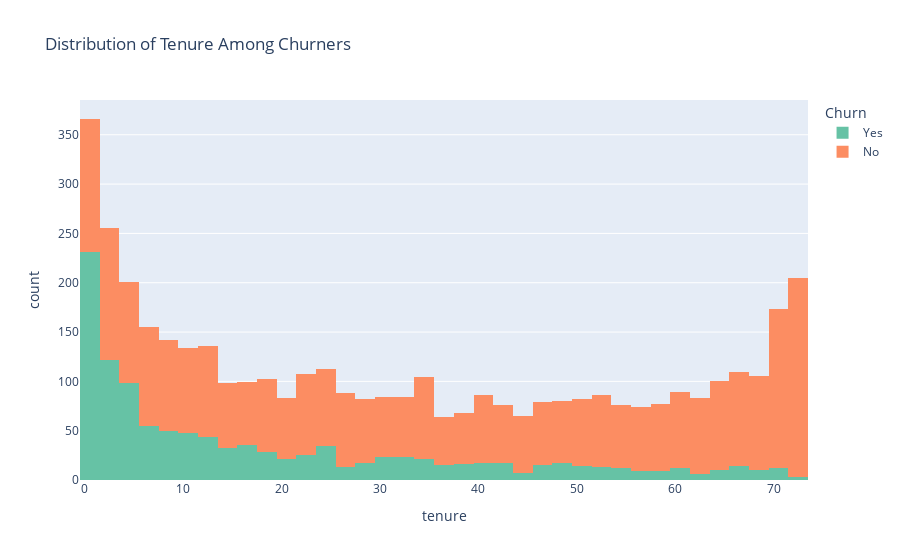

Notebook code cell kept with this figure:
### Code cell
fig = px.histogram(training_set, x="tenure", color="Churn",
                   hover_data=training_set.columns,
                   title= "Distribution of Tenure Among Churners",
                   color_discrete_sequence=px.colors.qualitative.Set2
                   )

fig.show()

### Figure 1 — Plotly figure (JSON) as saved in the notebook; plotly's stock layout.template omitted (floating-point values rounded to 4 significant figures; data arrays with more than 128 entries replaced by an {"elided": "..."} marker saying what was removed)
{"data": [{"alignmentgroup": "True", "bingroup": "x", "hovertemplate": "Churn=Yes<br>tenure=%{x}<br>count=%{y}<extra></extra>", "legendgroup": "Yes", "marker": {"color": "rgb(102,194,165)"}, "name": "Yes", "offsetgroup": "Yes", "orientation": "v", "showlegend": true, "type": "histogram", "x": {"elided": "1148 int values"}, "xaxis": "x", "yaxis": "y"}, {"alignmentgroup": "True", "bingroup": "x", "hovertemplate": "Churn=No<br>tenure=%{x}<br>count=%{y}<extra></extra>", "legendgroup": "No", "marker": {"color": "rgb(252,141,98)"}, "name": "No", "offsetgroup": "No", "orientation": "v", "showlegend": true, "type": "histogram", "x": {"elided": "3064 int values"}, "xaxis": "x", "yaxis": "y"}], "layout": {"barmode": "relative", "legend": {"title": {"text": "Churn"}, "tracegroupgap": 0}, "title": {"text": "Distribution of Tenure Among Churners"}, "xaxis": {"anchor": "y", "domain": [0, 1], "title": {"text": "tenure"}}, "yaxis": {"anchor": "x", "domain": [0, 1], "title": {"text": "count"}}}}
